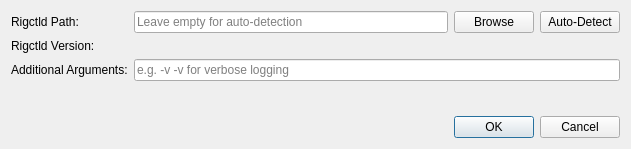
<?xml version="1.0" encoding="UTF-8"?>
<ui version="4.0">
 <class>RigctldAdvancedDialog</class>
 <widget class="QDialog" name="RigctldAdvancedDialog">
  <property name="geometry">
   <rect>
    <x>0</x>
    <y>0</y>
    <width>631</width>
    <height>149</height>
   </rect>
  </property>
  <property name="windowTitle">
   <string>Rigctld Advanced Settings</string>
  </property>
  <layout class="QVBoxLayout" name="verticalLayout">
   <item>
    <layout class="QFormLayout" name="formLayout">
     <item row="0" column="0">
      <widget class="QLabel" name="pathLabel">
       <property name="text">
        <string>Rigctld Path:</string>
       </property>
      </widget>
     </item>
     <item row="0" column="1">
      <layout class="QHBoxLayout" name="pathLayout">
       <item>
        <widget class="QLineEdit" name="pathEdit">
         <property name="placeholderText">
          <string>Leave empty for auto-detection</string>
         </property>
         <property name="clearButtonEnabled">
          <bool>true</bool>
         </property>
        </widget>
       </item>
       <item>
        <widget class="QPushButton" name="browseButton">
         <property name="sizePolicy">
          <sizepolicy hsizetype="Minimum" vsizetype="Preferred">
           <horstretch>0</horstretch>
           <verstretch>0</verstretch>
          </sizepolicy>
         </property>
         <property name="text">
          <string>Browse</string>
         </property>
         <property name="icon">
          <iconset theme="folder-open">
           <normaloff>.</normaloff>.</iconset>
         </property>
        </widget>
       </item>
       <item>
        <widget class="QPushButton" name="autoButton">
         <property name="sizePolicy">
          <sizepolicy hsizetype="Preferred" vsizetype="Fixed">
           <horstretch>0</horstretch>
           <verstretch>0</verstretch>
          </sizepolicy>
         </property>
         <property name="toolTip">
          <string>Auto-detect Rigctld path</string>
         </property>
         <property name="text">
          <string>Auto-Detect</string>
         </property>
        </widget>
       </item>
      </layout>
     </item>
     <item row="1" column="0">
      <widget class="QLabel" name="versionLabel">
       <property name="text">
        <string>Rigctld Version:</string>
       </property>
      </widget>
     </item>
     <item row="1" column="1">
      <widget class="QLabel" name="versionValueLabel">
       <property name="text">
        <string/>
       </property>
      </widget>
     </item>
     <item row="2" column="0">
      <widget class="QLabel" name="argsLabel">
       <property name="text">
        <string>Additional Arguments:</string>
       </property>
      </widget>
     </item>
     <item row="2" column="1">
      <widget class="QLineEdit" name="argsEdit">
       <property name="placeholderText">
        <string>e.g. -v -v for verbose logging</string>
       </property>
       <property name="clearButtonEnabled">
        <bool>true</bool>
       </property>
      </widget>
     </item>
    </layout>
   </item>
   <item>
    <spacer name="verticalSpacer">
     <property name="orientation">
      <enum>Qt::Vertical</enum>
     </property>
     <property name="sizeHint" stdset="0">
      <size>
       <width>20</width>
       <height>10</height>
      </size>
     </property>
    </spacer>
   </item>
   <item>
    <widget class="QDialogButtonBox" name="buttonBox">
     <property name="orientation">
      <enum>Qt::Horizontal</enum>
     </property>
     <property name="standardButtons">
      <set>QDialogButtonBox::Cancel|QDialogButtonBox::Ok</set>
     </property>
    </widget>
   </item>
  </layout>
 </widget>
 <resources/>
 <connections>
  <connection>
   <sender>buttonBox</sender>
   <signal>accepted()</signal>
   <receiver>RigctldAdvancedDialog</receiver>
   <slot>accept()</slot>
   <hints>
    <hint type="sourcelabel">
     <x>248</x>
     <y>254</y>
    </hint>
    <hint type="destinationlabel">
     <x>157</x>
     <y>274</y>
    </hint>
   </hints>
  </connection>
  <connection>
   <sender>buttonBox</sender>
   <signal>rejected()</signal>
   <receiver>RigctldAdvancedDialog</receiver>
   <slot>reject()</slot>
   <hints>
    <hint type="sourcelabel">
     <x>316</x>
     <y>260</y>
    </hint>
    <hint type="destinationlabel">
     <x>286</x>
     <y>274</y>
    </hint>
   </hints>
  </connection>
  <connection>
   <sender>autoButton</sender>
   <signal>clicked()</signal>
   <receiver>RigctldAdvancedDialog</receiver>
   <slot>autoDetectPath()</slot>
   <hints>
    <hint type="sourcelabel">
     <x>474</x>
     <y>24</y>
    </hint>
    <hint type="destinationlabel">
     <x>273</x>
     <y>61</y>
    </hint>
   </hints>
  </connection>
  <connection>
   <sender>browseButton</sender>
   <signal>clicked()</signal>
   <receiver>RigctldAdvancedDialog</receiver>
   <slot>browsePath()</slot>
   <hints>
    <hint type="sourcelabel">
     <x>520</x>
     <y>24</y>
    </hint>
    <hint type="destinationlabel">
     <x>273</x>
     <y>61</y>
    </hint>
   </hints>
  </connection>
 </connections>
 <slots>
  <slot>autoDetectPath()</slot>
  <slot>browsePath()</slot>
 </slots>
</ui>
